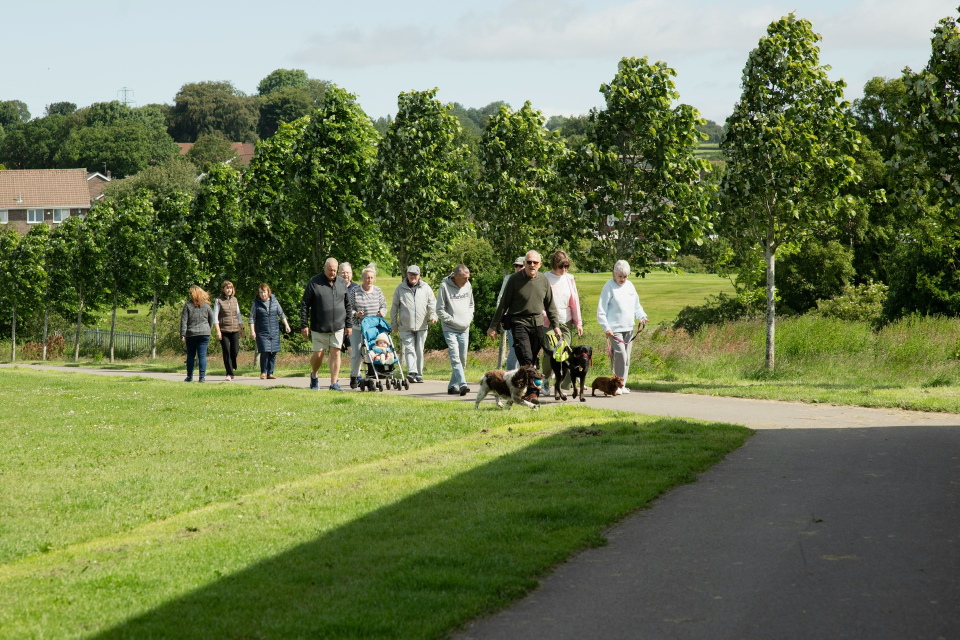
#> input picture images/community-wellbeing.jpg, 1920 x 1279 px (shown at 1/2 size)
$ python build_photos.py
#> lines starting #> are read from the running program, lines starting #| are printed output that depends on the picture
# -*- coding: utf-8 -*-
"""Generate responsive, modern-format derivatives of the site's content photographs.

The companion to build_heroes.py, for every photograph that is not a hero: the
cards, portraits, story images, avatars and the footer illustration. Writes
images/photo/<name>-<width>.{avif,webp} and a manifest, src/photos.js, that
main.js reads to build <picture> elements, so a browser downloads one file per
photo at the width it is actually shown rather than the full-size original.

Never upscales: a source narrower than a target width does not get that width.
Re-run after adding or replacing a photograph:  python build_photos.py
"""
import json, os
from PIL import Image

# Every photograph the pages show, keyed by the exact path main.js uses for it.
SOURCES = [
    "images/community-wellbeing.jpg",
    "images/education-and-opportunity.jpg",
    "images/health-and-dignity.avif",
    "images/youth-developlment.jpg",
    "images/clean-start.jpg",
    "images/bridge-to-learning-initiative.jpg",
    "images/well-and-whole-mobile-clinics.jpg",
    "images/the-craft-line.jpg",
    "images/the-craft-line2.jpg",
    "images/a-story-from-detroit.jpg",
    "images/second-chair-digital-hubs.jpg",
    "images/sit-with-us.jpg",
    "images/dana-whifield.jpg",
    "images/marcus-reyes.jpg",
    "images/priya-raman.jpg",
    "images/404-bridge.png",
]

# 480 covers a phone card, 800 a half-width column or a phone at 2x, 1200 the
# widest column on a large screen at 2x. Past that the bytes stop earning their place.
WIDTHS = [480, 800, 1200]
# The hero social-proof avatars are 32-40px circles, so they also get thumbnails.
EXTRA = {
    "images/dana-whifield.jpg": [96, 160],
    "images/marcus-reyes.jpg": [96, 160],
    "images/priya-raman.jpg": [96, 160],
}
OUT = "images/photo"
MANIFEST = "src/photos.js"

os.makedirs(OUT, exist_ok=True)
manifest = {}
before = after = 0

for src in SOURCES:
    im = Image.open(src).convert("RGB")
#> im is the input picture: PIL image 1920x1279 RGB; mean R, G, B 110.2, 122.1, 82.4
    stem = os.path.splitext(os.path.basename(src))[0]
    targets = sorted({w for w in WIDTHS + EXTRA.get(src, []) if w <= im.width})
#> targets = [480, 800, 1200]
    if im.width < max(WIDTHS) and im.width not in targets:
        # source sits below the widest step: offer its own width rather than round down
        targets.append(im.width)
    targets.sort()
    for w in targets:
        h = round(im.height * w / im.width)
        rs = im if w == im.width else im.resize((w, h), Image.Resampling.LANCZOS)
        big = w > 800
        # AVIF and WebP only: every current browser reads one of them, and the
        # <img> inside the <picture> keeps the original file as its fallback.
        for ext, kw in (("avif", dict(quality=45 if big else 52)),
                        ("webp", dict(quality=68 if big else 74, method=6))):
            p = "%s/%s-%d.%s" % (OUT, stem, w, ext)
            rs.save(p, **kw)
#> this loop made 3 passes
#> pass 1, `rs = im if w == im.width else im.resize((w, h), Image.Resampling.LANCZ..`:
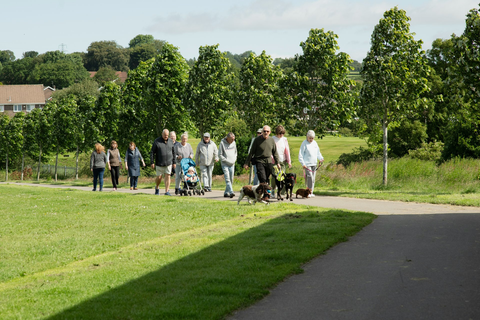
#> rs: PIL image 480x320 RGB; mean R, G, B 110.2, 122.1, 82.4
#> pass 2, `rs = im if w == im.width else im.resize((w, h), Image.Resampling.LANCZ..`:
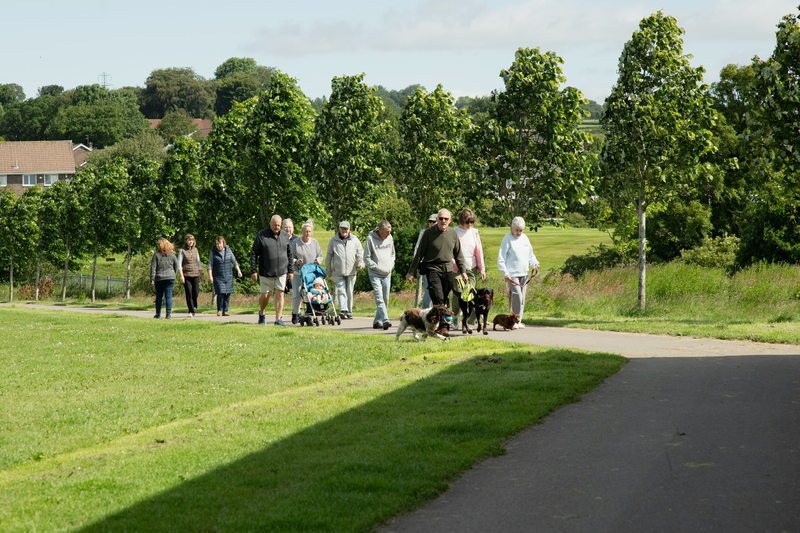
#> rs: PIL image 800x533 RGB; mean R, G, B 110.2, 122.1, 82.4
    largest_avif = os.path.getsize("%s/%s-%d.avif" % (OUT, stem, targets[-1]))
#> largest_avif = 1761514
    before += os.path.getsize(src)
    after += largest_avif
#> after = 1761514
    manifest[src] = {"stem": stem, "w": im.width, "h": im.height, "widths": targets}
    print("%-44s %4dx%-4d -> %s  (%d KB -> %d KB avif at %dw)" % (
        src, im.width, im.height, ", ".join("%dw" % w for w in targets),
        os.path.getsize(src) // 1024, largest_avif // 1024, targets[-1]))
#| images/community-wellbeing.jpg               1920x1279 -> 480w, 800w, 1200w  (661 KB -> 1720 KB avif at 1200w)
#> pass 2 of the loop `for src in SOURCES:`:
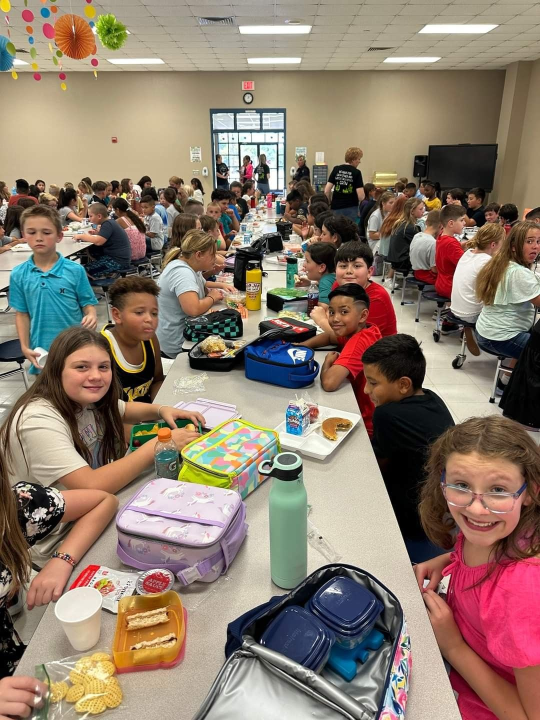
#> input picture images/education-and-opportunity.jpg, 1080 x 1440 px (shown at 1/2 size)
#> im is the input picture: PIL image 1080x1440 RGB; mean R, G, B 141.7, 123.9, 109.4
#> the loop `for w in targets:` made 3 passes
#> pass 1, `rs = im if w == im.width else im.resize((w, h), Image.Resampling.LANCZ..`:
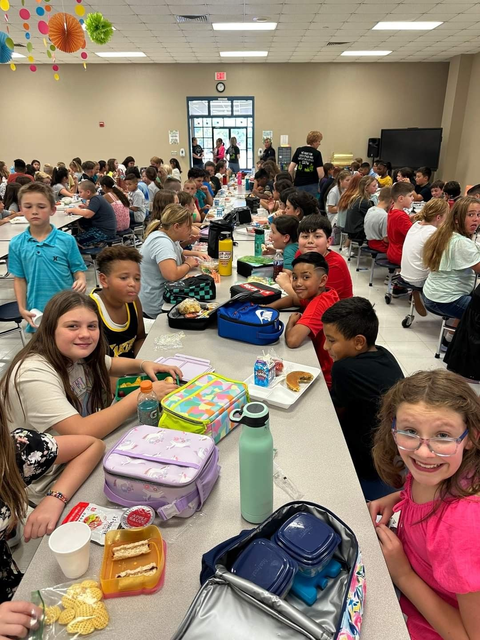
#> rs: PIL image 480x640 RGB; mean R, G, B 141.7, 123.9, 109.4
#> pass 2, `rs = im if w == im.width else im.resize((w, h), Image.Resampling.LANCZ..`:
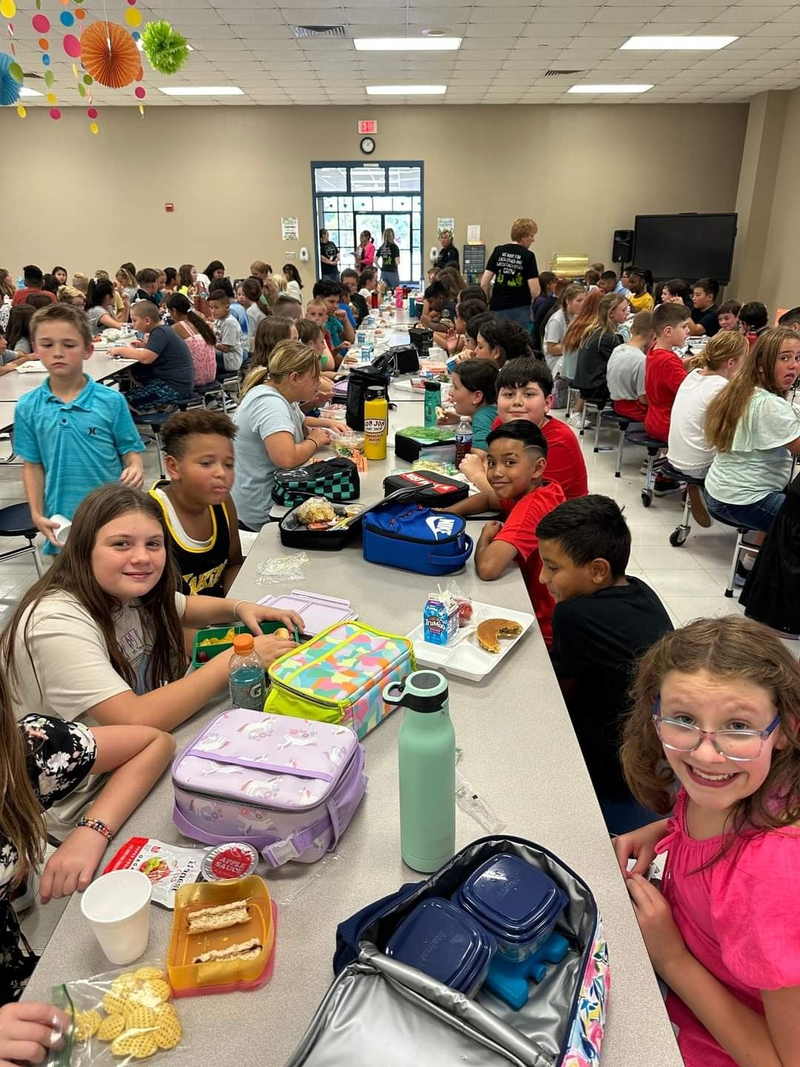
#> rs: PIL image 800x1067 RGB; mean R, G, B 141.7, 123.9, 109.4
#| images/education-and-opportunity.jpg         1080x1440 -> 480w, 800w, 1080w  (243 KB -> 2074 KB avif at 1080w)
#> (the run stopped early here; a loop or call above may not have finished)
